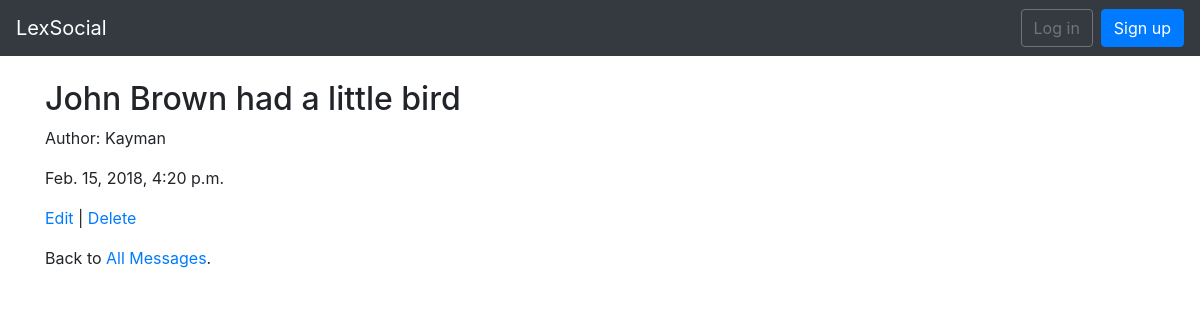
The app's page /posts/1/ with its own data.
### posts/models.py (models this page shows, shortened)
class Post(models.Model):
    message = models.CharField(max_length=280)
    date = models.DateTimeField(auto_now_add=True)
    author = models.ForeignKey(
        settings.AUTH_USER_MODEL,
        on_delete=models.CASCADE,
    )

### users/models.py (models this page shows)
class CustomUser(AbstractUser):
    objects = CustomUserManager()

### posts/views.py (the view)
# urls.py: path('<int:pk>/', views.PostDetailView.as_view(), name='post_detail'),
class PostDetailView(DetailView):
    model = models.Post
    template_name = 'post_detail.html'

### templates/post_detail.html (shortened to what this page needs)
<!DOCTYPE html>
<html>
{% extends 'base.html' %}
{% block content %}
 <div class="post-entry">
  <h2>{{ post.message }}</h2>
    <p>Author: {{ post.author }}</p>
    <p>{{ post.date }}</p>
 </div>
  <p><a href="{% url 'post_edit' post.pk %}">Edit</a> | <a href="{% url 'post_delete' post.pk %}">Delete</a></p>
  <p>Back to <a href="{% url 'post_list' %}">All Messages</a>.</p>
{% endblock content %}

### records on screen
Post: message "John Brown had a little bird", author "Kayman", date "Feb. 15, 2018, 4:20 p.m."
